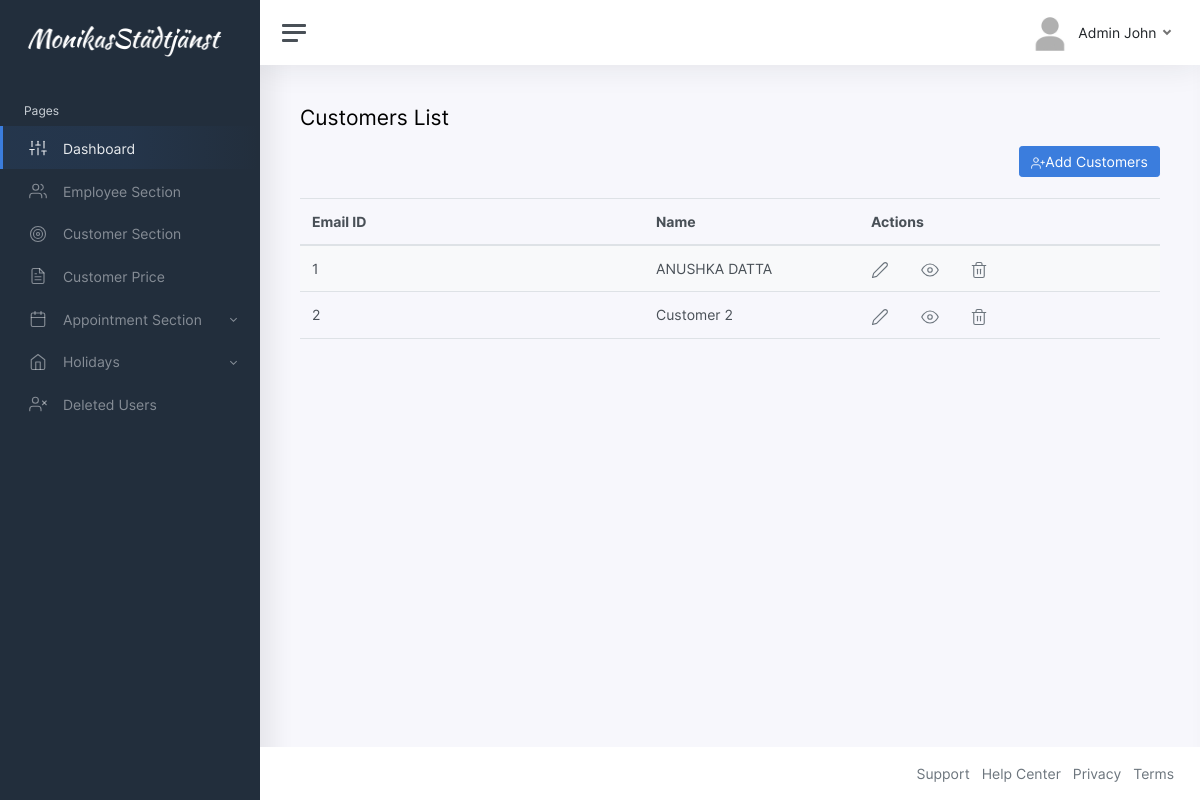
The app's page /customer-list.php (signed in), older data.
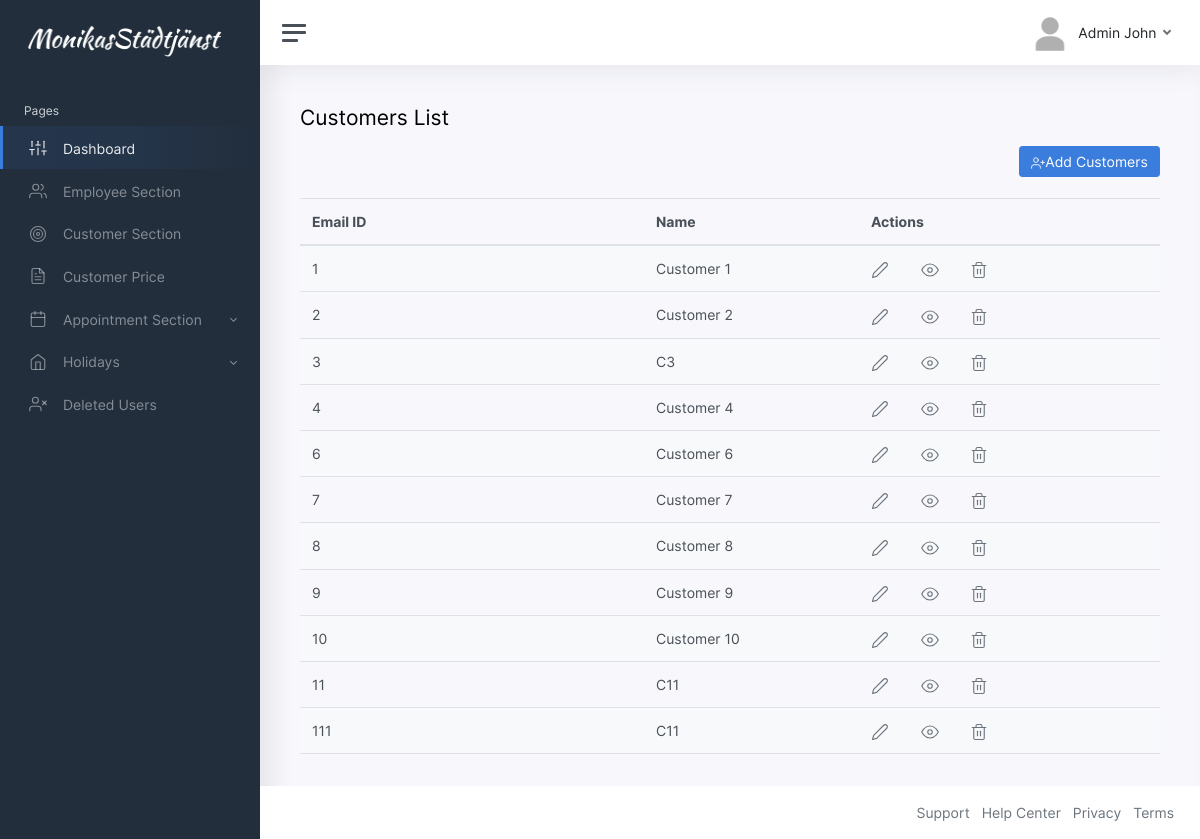
The same page, newer data.
### tables this page shows
CREATE TABLE `users` (
  `id` int(255) NOT NULL,
  `user_id` varchar(100) NOT NULL,
  `password` varchar(100) NOT NULL,
  `role` varchar(100) NOT NULL,
  `name` varchar(100) NOT NULL,
  `deleted_at` datetime(6) DEFAULT NULL
);

### customer-list.php (the view, shortened to what this page needs)
<?php
include "connection.php";
?>
<!DOCTYPE html>
<html lang="en">
<?php include("head.php"); ?>
<body>
	<div class="wrapper">
		<nav id="sidebar" class="sidebar">
			<div class="sidebar-content js-simplebar">
        <?php include("sidebar.php"); ?>
			</div>
		</nav>
		<div class="main">
			<nav class="navbar navbar-expand navbar-light navbar-bg">
				<a class="sidebar-toggle d-flex">
          <i class="hamburger align-self-center"></i>
        </a>
				<?php include("navbar.php"); ?>
			</nav>
			<main class="content">
				<div class="container-fluid p-0">
					<h1 class="h3 mb-3">Customers List</h1>
					<div class="row">
					<div class="col-md-12">
						<button class="btn btn-primary" style="float:right;"><a style="color:white;text-decoration: none;" href="add-customer.php"><i class="align-middle" data-feather="user-plus"></i>Add Customers</a></button>
					</div>
						<div class="col-md-12">
								<table id="customer-list"class="table table-striped">
									<thead>
										<tr>
											<th style="width:40%;">Email ID</th>
											<th style="width:25%">Name</th>
											<th>Actions</th>
										</tr>
									</thead>
									<tbody>
                                        <?php
											$role="customer";
											$result = mysqli_query($db,"SELECT id,user_id,name from `users` where role='$role' AND deleted_at is NULL;");
											if ($result->num_rows > 0) {?>
                                             <?php
                                                while($row = $result->fetch_assoc()) {
                                                echo "<tr><td>".$row["user_id"]."</td><td>".$row["name"]."</td><td class='table-action'><a href='edit-customer.php?id=".$row['user_id']."'><i class='align-middle' data-feather='edit-2'></i></a>&nbsp&nbsp&nbsp&nbsp&nbsp&nbsp&nbsp&nbsp<a href='view-customer.php?id=".$row['user_id']."'><i class='align-middle' data-feather='eye'></i></a>&nbsp&nbsp&nbsp&nbsp&nbsp&nbsp&nbsp&nbsp<a href='delete-customer.php?id=".$row['id']."'><i class='align-middle' data-feather='trash-2'></i></a></td></tr>";
                                                ?>
                                                <?php
                                                }
                                            }
                                            ?>
									</tbody>
								</table>
						</div>
					</div>
				</div>
			</main>
			<?php include("footer.php"); ?>
		</div>
	</div>
</body>
</html>

### head.php (shortened to what this page needs)
<head>
    <link href="https://cdnjs.cloudflare.com/ajax/libs/twitter-bootstrap/4.5.2/css/bootstrap.css" rel="stylesheet">
	<link href="https://cdn.datatables.net/buttons/1.7.0/css/buttons.bootstrap4.min.css" rel="stylesheet">
	<link href="https://cdn.datatables.net/1.10.24/css/dataTables.bootstrap4.min.css" rel="stylesheet">
    <link href="css/app.css" rel="stylesheet">
</head>

### sidebar.php (shortened to what this page needs)
<a class="sidebar-brand" href="admin-panel.php">
          <span class="align-middle"><img width="200em" src="img/logo.png"></span>
        </a>
<ul class="sidebar-nav">
					        <li class="sidebar-header">
                                    Pages
                                </li>
                                <li class="sidebar-item active">
                                    <a class="sidebar-link" href="admin-panel.php">
                        <i class="align-middle" data-feather="sliders"></i> <span class="align-middle">Dashboard</span>
                        </a>
                                </li>
                                <li class="sidebar-item">
                                    <a href="employee-list.php"   class="sidebar-link collapsed">
                                        <i class="align-middle" data-feather="users"></i> <span class="align-middle">Employee Section</span>
                                    </a>
                                </li>
                                <li class="sidebar-item">
                                    <a href="customer-list.php"  class="sidebar-link collapsed">
                                     <i class="align-middle" data-feather="target"></i> <span class="align-middle">Customer Section</span>
                                    </a>
                                </li>
                                <li class="sidebar-item">
                                    <a href="customer-price.php"  class="sidebar-link collapsed">
                                     <i class="align-middle" data-feather="file-text"></i> <span class="align-middle">Customer Price</span>
                                    </a>
                                </li>
                                <li class="sidebar-item">
                                    <a data-target="#appointment" data-toggle="collapse" class="sidebar-link collapsed">
                                     <i class="align-middle" data-feather="calendar"></i> <span class="align-middle">Appointment Section</span>
                                    </a>
                                </li>
                                <li class="sidebar-item">
                                    <a data-target="#calendars" data-toggle="collapse" class="sidebar-link collapsed">
                                     <i class="align-middle" data-feather="home"></i> <span class="align-middle">Holidays</span>
                                    </a>
                                </li>
                                <li class="sidebar-item">
                                    <a href="deleted-users-list.php"  class="sidebar-link collapsed">
                                     <i class="align-middle" data-feather="user-x"></i> <span class="align-middle">Deleted Users</span>
                                    </a>
                                </li>
				</ul>

### navbar.php (shortened to what this page needs)
<div class="navbar-collapse collapse">
					<ul class="navbar-nav navbar-align">
									<li class="nav-item dropdown">
											<a class="nav-link dropdown-toggle d-none d-sm-inline-block" href="#" data-toggle="dropdown">
								<img src="img/avatars/avatar.jpg" class="avatar img-fluid rounded mr-1" alt="Charles Hall" /> <span class="text-dark"><?= $_SESSION['name'] ?></span>
							</a>
						</li>
					</ul>
				</div>

### footer.php (shortened to what this page needs)
<footer class="footer">
				<div class="container-fluid">
					<div class="row text-muted">
						<div class="col-6 text-left">
						</div>
						<div class="col-6 text-right">
							<ul class="list-inline">
								<li class="list-inline-item">
									<a class="text-muted" href="https://github.com/Drakunal">Support</a>
								</li>
								<li class="list-inline-item">
									<a class="text-muted" href="#">Help Center</a>
								</li>
								<li class="list-inline-item">
									<a class="text-muted" href="#">Privacy</a>
								</li>
								<li class="list-inline-item">
									<a class="text-muted" href="#">Terms</a>
								</li>
							</ul>
						</div>
					</div>
				</div>
			</footer>

Row changes from the older to the newer data that the page shows:
changed users: name "ANUSHKA DATTA" → "Customer 1"
added users: user "3", name "C3"
added users: user "4", name "Customer 4"
added users: user "6", name "Customer 6"
added users: user "7", name "Customer 7"
added users: user "8", name "Customer 8"
added users: user "9", name "Customer 9"
added users: user "10", name "Customer 10"
added users: user "11", name "C11"
added users: user "111", name "C11"
